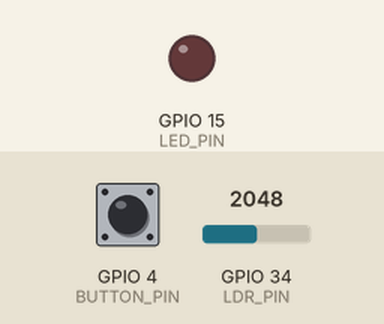
Recording of a program running on a simulated ESP32. Parts: output pins drawn as LEDs (lit = HIGH). The inputs (shaded band) are chosen by the test bench; at power-on: GPIO 4 (BUTTON_PIN) HIGH, GPIO 34 (LDR_PIN) = 2048. WiFi joins after 1.5 s; servers stay silent unless stated; the local clock reads 2024-03-15 10:24:30 at power-on unless the program sets it; what the program prints to the serial monitor is not drawn.

Above: at 2.7 s.
2.8 s: GPIO 4 (BUTTON_PIN) pulled LOW for 0.15 s
At 4.1 s:
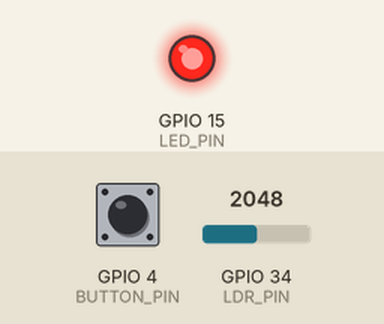
4.4 s: GPIO 4 (BUTTON_PIN) pulled LOW for 1 s
At 6.6 s:
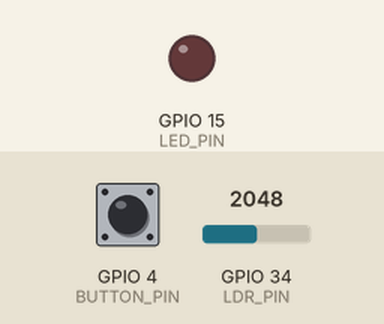
Timing chart, 0 to 8.1 s (numbered marks = the images above; inputs shaded):
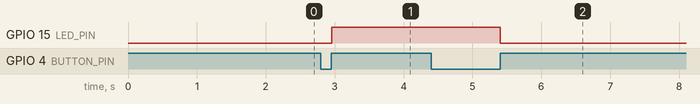

Measured:
- after the input at 2.8 s, GPIO 15 (LED_PIN): LOW → HIGH after 0.16 s
- after the input at 4.4 s, GPIO 15 (LED_PIN): HIGH → LOW after 1.0 s

The program:

main.cpp
```cpp
#include <Arduino.h>
#include <WiFi.h>
#include <HTTPClient.h>
#include <time.h>

const char* apiKey = "LTT0IHEEOB82KSP0";
const char* server = "http://api.thingspeak.com";

const char* ssid = "Wokwi-GUEST";
const char* password = "";

const char* ntpServer = "pool.ntp.org";
const long gmtOffset_sec = 7200;
const int daylightOffset_sec = 3600;

#define LED_PIN 15
#define LDR_PIN 34
#define BUTTON_PIN 4

enum State { STATE_OFF, STATE_ON, STATE_AUTO };
State currentState = STATE_AUTO;

int lightThresholdOn = 1500;
int lightThresholdOff = 2000;
int ldrValue = 0;
bool isLampOn = false;

float usageProbability[24] = {
  0.1, 0.0, 0.0, 0.0, 0.0, 0.1,
  0.4, 0.8, 0.2, 0.1, 0.0, 0.0,
  0.0, 0.0, 0.0, 0.1, 0.3, 0.8,
  0.9, 0.9, 0.8, 0.6, 0.3, 0.2
};

void setup_wifi();
void sendToThingSpeak(int light, int state);
int getCurrentHour();
void handleLogic();

void setup() {
  Serial.begin(115200);
  pinMode(LED_PIN, OUTPUT);
  pinMode(BUTTON_PIN, INPUT_PULLUP);
  setup_wifi();
  configTime(gmtOffset_sec, daylightOffset_sec, ntpServer);
}

void loop() {
  handleLogic();
  digitalWrite(LED_PIN, isLampOn ? HIGH : LOW);

  static unsigned long lastTimer = 0;
  if (millis() - lastTimer > 15000) {
    lastTimer = millis();
    sendToThingSpeak(ldrValue, isLampOn ? 1 : 0);
  }

  delay(10);
}

void handleLogic() {
  ldrValue = analogRead(LDR_PIN);
  int currentHour = getCurrentHour();

  if (digitalRead(BUTTON_PIN) == LOW) {
    delay(20);
    if (digitalRead(BUTTON_PIN) == LOW) {
      if (currentState == STATE_AUTO) currentState = STATE_ON;
      else if (currentState == STATE_ON) currentState = STATE_OFF;
      else currentState = STATE_AUTO;

      Serial.println("\n>>> BUTTON PRESSED! Mode Changed <<<");
      while(digitalRead(BUTTON_PIN) == LOW) delay(10);
    }
  }

  float aiFactor = usageProbability[currentHour];
  int adaptiveThreshold = lightThresholdOn + (aiFactor * 1000);

  switch (currentState) {
    case STATE_OFF:
      isLampOn = false;
      break;
    case STATE_ON:
      isLampOn = true;
      break;
    case STATE_AUTO:
      if (ldrValue < adaptiveThreshold) isLampOn = true;
      else if (ldrValue > lightThresholdOff) isLampOn = false;
      break;
  }

  static unsigned long logTimer = 0;
  if (millis() - logTimer > 500) {
    logTimer = millis();
    Serial.print("LDR: "); Serial.print(ldrValue);
    Serial.print(" | Thresh: "); Serial.print(adaptiveThreshold);
    Serial.print(" | Mode: "); Serial.print(currentState);
    Serial.print(" | Lamp: "); Serial.println(isLampOn);
  }
}

void setup_wifi() {
  Serial.print("Connecting to WiFi");
  WiFi.begin(ssid, password);
  while (WiFi.status() != WL_CONNECTED) {
    delay(500); Serial.print(".");
  }
  Serial.println(" Connected!");
}

void sendToThingSpeak(int light, int state) {
  if (WiFi.status() == WL_CONNECTED) {
    HTTPClient http;
    String url = String(server) + "/update?api_key=" + String(apiKey) +
                 "&field1=" + String(light) + "&field2=" + String(state);
    http.begin(url);
    int httpCode = http.GET();
    if (httpCode > 0) Serial.println("ThingSpeak Sent: OK");
    else Serial.println("ThingSpeak Error");
    http.end();
  }
}

int getCurrentHour() {
  struct tm timeinfo;
  if(!getLocalTime(&timeinfo)){
    return 12;
  }
  return timeinfo.tm_hour;
}
```
